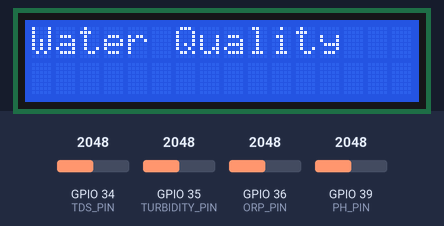
A sketch run on a simulated ESP32. Parts: 16×2 character LCD. The test bench sets the inputs (shaded band); at power-on: GPIO 34 (TDS_PIN) = 2048, GPIO 35 (TURBIDITY_PIN) = 2048, GPIO 36 (ORP_PIN) = 2048, GPIO 39 (PH_PIN) = 2048. WiFi joins after 1.5 s; servers stay silent unless stated; what the sketch prints to the serial monitor is not drawn.

Above: at 0.1 s.
At 3.2 s:
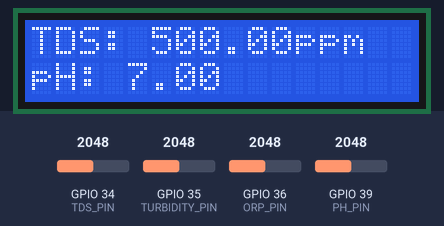

The sketch:

wqms_success32.ino
```cpp
#include <Wire.h>
#include <LiquidCrystal_I2C.h>
#include <WiFi.h>
#include <ThingSpeak.h>
#include <HardwareSerial.h>  // Use HardwareSerial instead of SoftwareSerial

// Define pins for sensors
#define TDS_PIN 34        // TDS sensor analog pin
#define TURBIDITY_PIN 35  // Turbidity sensor analog pin
#define ORP_PIN 36        // ORP sensor analog pin
#define PH_PIN 39         // pH sensor analog pin

// GSM module connections (using HardwareSerial)
HardwareSerial gsmSerial(1); // Use hardware serial 1 (you can also use 0 or 2)

// ThingSpeak credentials
const char *ssid = "Redmi 13C 5G";  // Wi-Fi SSID
const char *password = "harii2k2";  // Wi-Fi password
unsigned long myChannelNumber = 2789086;  // ThingSpeak Channel Number
const char *myWriteAPIKey = "R5MHOJUT0D1Q3ZLP";  // ThingSpeak Write API Key

// LCD settings
LiquidCrystal_I2C lcd(0x27, 16, 2);  // LCD address 0x27, 16 columns, 2 rows

// WiFi and ThingSpeak variables
WiFiClient client;

void setup() {
  // Start serial communication for debugging
  Serial.begin(115200);
  gsmSerial.begin(9600, SERIAL_8N1, 16, 17);  // Start GSM serial (RX on GPIO16, TX on GPIO17)

  // Initialize LCD
  lcd.begin(16, 2);
  lcd.setBacklight(1);
  lcd.setCursor(0, 0);
  lcd.print("Water Quality");

  // Connect to Wi-Fi
  WiFi.begin("Redmi 13C 5G", "harii2k2");
  while (WiFi.status() != WL_CONNECTED) {
    delay(1000);
    Serial.println("Connecting to WiFi...");
  }
  Serial.println("Connected to WiFi");

  // Initialize ThingSpeak
  ThingSpeak.begin(client);
  delay(1000);
}

void loop() {
  // Read sensor values
  int tdsValue = analogRead(TDS_PIN);
  int turbidityValue = analogRead(TURBIDITY_PIN);
  int orpValue = analogRead(ORP_PIN);
  int phValue = analogRead(PH_PIN);

  // Map the sensor readings to their respective ranges
  float tds = map(tdsValue, 0, 4095, 0, 1000);  // TDS range can vary
  float turbidity = map(turbidityValue, 0, 4095, 0, 1000);  // Adjust ranges
  float orp = map(orpValue, 0, 4095, -500, 500);  // Adjust range for ORP
  float ph = map(phValue, 0, 4095, 0, 14);  // pH range 0-14

  // Display values on LCD
  lcd.clear();
  lcd.setCursor(0, 0);
  lcd.print("TDS: " + String(tds) + "ppm");
  lcd.setCursor(0, 1);
  lcd.print("pH: " + String(ph));

  // Send data to ThingSpeak
  ThingSpeak.setField(1, tds);
  ThingSpeak.setField(2, turbidity);
  ThingSpeak.setField(3, orp);
  ThingSpeak.setField(4, ph);
  ThingSpeak.writeFields(2789086, "R5MHOJUT0D1Q3ZLP");

  // Send alert via GSM if values are out of range
  if (tds > 500 || turbidity > 500 || ph < 6 || ph > 8) {
    sendAlert(tds, turbidity, orp, ph);
  }

  delay(20000);  // Wait 20 seconds before next reading
}

// Function to send SMS alert using GSM module
void sendAlert(float tds, float turbidity, float orp, float ph) {
  gsmSerial.println("AT+CMGF=1");  // Set SMS format to text mode
  delay(1000);
  gsmSerial.println("AT+CMGS=\"+1234567890\"");  // Replace with your phone number
  delay(1000);
  gsmSerial.println("Alert: Water quality parameters out of range!");
  gsmSerial.println("TDS: " + String(tds) + " ppm");
  gsmSerial.println("Turbidity: " + String(turbidity));
  gsmSerial.println("pH: " + String(ph));
  gsmSerial.println("ORP: " + String(orp));
  delay(1000);
  gsmSerial.write(26);  // Send the message
  delay(5000);  // Wait for the message to be sent
}
```
